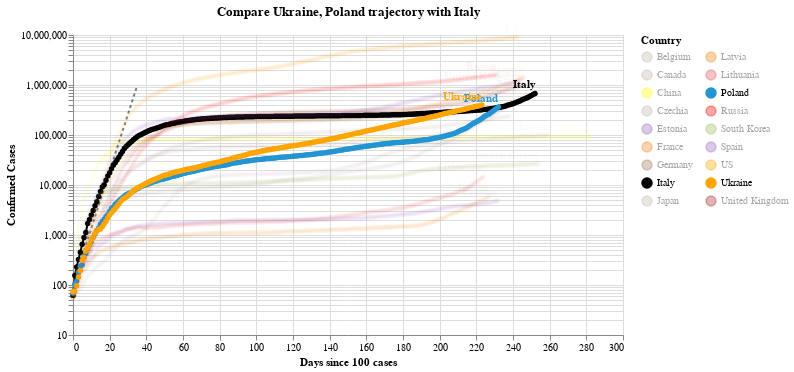

This figure's notebook cell:
### Code cell
#hide_input
chart2 = make_since_chart(dff2, ['Ukraine', 'Poland'], baseline_countries)
chart2

### Figure 1 — Vega-Lite specification as saved in the notebook (floating-point values rounded to 4 significant figures; data arrays with more than 128 entries replaced by an {"elided": "..."} marker saying what was removed)
{"config": {"view": {"continuousWidth": 400, "continuousHeight": 300}}, "layer": [{"data": {"name": "data-628230001892d6798b50651be41d1b3e"}, "mark": {"type": "line", "color": "black", "opacity": 0.5, "strokeDash": [3, 3]}, "encoding": {"x": {"type": "quantitative", "field": "Days since 100 cases"}, "y": {"type": "quantitative", "field": "Confirmed Cases"}}}, {"data": {"name": "data-ac5e822396120a3df5966b580155e613"}, "mark": {"type": "line", "point": true}, "encoding": {"color": {"type": "nominal", "field": "Country", "legend": {"columns": 2}, "scale": {"domain": ["Belgium", "Canada", "China", "Czechia", "Estonia", "France", "Germany", "Italy", "Japan", "Latvia", "Lithuania", "Poland", "Russia", "South Korea", "Spain", "US", "Ukraine", "United Kingdom"], "range": ["#C1B7AD", "#C1B7AD", "yellow", "#C1B7AD", "#9467bd", "#F58518", "#9D755D", "black", "#C1B7AD", "#F58518", "#E45756", "#2495D3", "red", "#A1BA59", "#9467bd", "orange", "orange", "brown"]}}, "opacity": {"condition": {"value": 1, "selection": "selector003"}, "value": 0.05}, "tooltip": [{"type": "nominal", "field": "Country"}, {"type": "temporal", "field": "Date"}, {"type": "quantitative", "field": "Confirmed Cases"}, {"type": "quantitative", "field": "Days since 100 cases"}], "x": {"type": "quantitative", "field": "Days since 100 cases"}, "y": {"type": "quantitative", "field": "Confirmed Cases", "scale": {"type": "log"}}}, "selection": {"selector003": {"type": "multi", "fields": ["Country"], "bind": "legend", "init": [{"Country": "Ukraine"}, {"Country": "Poland"}, {"Country": "Italy"}]}}, "width": 550}, {"data": {"name": "data-ac5e822396120a3df5966b580155e613"}, "mark": {"type": "text", "align": "right", "dy": -8, "fontWeight": "bold"}, "encoding": {"color": {"type": "nominal", "field": "Country", "legend": {"columns": 2}, "scale": {"domain": ["Belgium", "Canada", "China", "Czechia", "Estonia", "France", "Germany", "Italy", "Japan", "Latvia", "Lithuania", "Poland", "Russia", "South Korea", "Spain", "US", "Ukraine", "United Kingdom"], "range": ["#C1B7AD", "#C1B7AD", "yellow", "#C1B7AD", "#9467bd", "#F58518", "#9D755D", "black", "#C1B7AD", "#F58518", "#E45756", "#2495D3", "red", "#A1BA59", "#9467bd", "orange", "orange", "brown"]}}, "opacity": {"condition": {"value": 1, "selection": "selector003"}, "value": 0.05}, "text": {"type": "nominal", "field": "Country"}, "tooltip": [{"type": "nominal", "field": "Country"}, {"type": "temporal", "field": "Date"}, {"type": "quantitative", "field": "Confirmed Cases"}, {"type": "quantitative", "field": "Days since 100 cases"}], "x": {"type": "quantitative", "field": "Days since 100 cases"}, "y": {"type": "quantitative", "field": "Confirmed Cases", "scale": {"type": "log"}}}, "transform": [{"filter": "(datum['Date'] >= 1604102400000)"}], "width": 550}], "title": "Compare Ukraine, Poland trajectory with Italy", "$schema": "https://vega.github.io/schema/vega-lite/v4.8.1.json", "datasets": {"data-628230001892d6798b50651be41d1b3e": [{"Days since 100 cases": 0, "Confirmed Cases": 100.0}, {"Days since 100 cases": 1, "Confirmed Cases": 130.0}, {"Days since 100 cases": 2, "Confirmed Cases": 169.0}, {"Days since 100 cases": 3, "Confirmed Cases": 219.7}, {"Days since 100 cases": 4, "Confirmed Cases": 285.6}, {"Days since 100 cases": 5, "Confirmed Cases": 371.3}, {"Days since 100 cases": 6, "Confirmed Cases": 482.7}, {"Days since 100 cases": 7, "Confirmed Cases": 627.5}, {"Days since 100 cases": 8, "Confirmed Cases": 815.7}, {"Days since 100 cases": 9, "Confirmed Cases": 1060.0}, {"Days since 100 cases": 10, "Confirmed Cases": 1379.0}, {"Days since 100 cases": 11, "Confirmed Cases": 1792.0}, {"Days since 100 cases": 12, "Confirmed Cases": 2330.0}, {"Days since 100 cases": 13, "Confirmed Cases": 3029.0}, {"Days since 100 cases": 14, "Confirmed Cases": 3937.0}, {"Days since 100 cases": 15, "Confirmed Cases": 5119.0}, {"Days since 100 cases": 16, "Confirmed Cases": 6654.0}, {"Days since 100 cases": 17, "Confirmed Cases": 8650.0}, {"Days since 100 cases": 18, "Confirmed Cases": 11250.0}, {"Days since 100 cases": 19, "Confirmed Cases": 14620.0}, {"Days since 100 cases": 20, "Confirmed Cases": 19000.0}, {"Days since 100 cases": 21, "Confirmed Cases": 24710.0}, {"Days since 100 cases": 22, "Confirmed Cases": 32120.0}, {"Days since 100 cases": 23, "Confirmed Cases": 41750.0}, {"Days since 100 cases": 24, "Confirmed Cases": 54280.0}, {"Days since 100 cases": 25, "Confirmed Cases": 70560.0}, {"Days since 100 cases": 26, "Confirmed Cases": 91730.0}, {"Days since 100 cases": 27, "Confirmed Cases": 119300.0}, {"Days since 100 cases": 28, "Confirmed Cases": 155000.0}, {"Days since 100 cases": 29, "Confirmed Cases": 201500.0}, {"Days since 100 cases": 30, "Confirmed Cases": 262000.0}, {"Days since 100 cases": 31, "Confirmed Cases": 340600.0}, {"Days since 100 cases": 32, "Confirmed Cases": 442800.0}, {"Days since 100 cases": 33, "Confirmed Cases": 575600.0}, {"Days since 100 cases": 34, "Confirmed Cases": 748300.0}, {"Days since 100 cases": 35, "Confirmed Cases": 972800.0}], "data-ac5e822396120a3df5966b580155e613": {"elided": "4371 records"}}}
